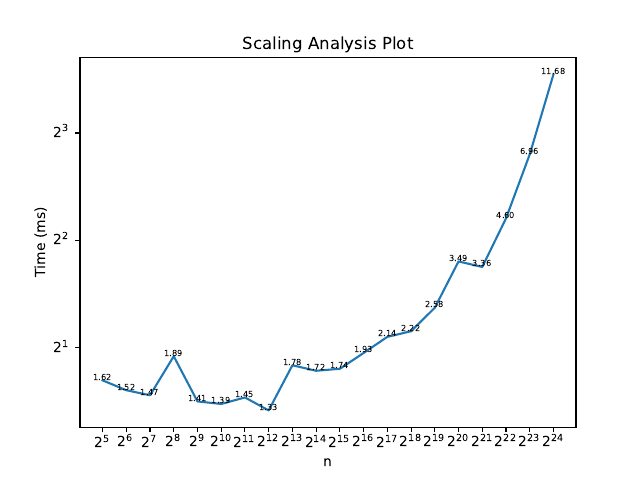

Write the Python code that produced this figure.
import matplotlib.pyplot as plt
from matplotlib.backends.backend_pdf import PdfPages

xticks = [2 ** x for x in range(5, 25)]


def read_times(filename):
    result = []
    with open(filename) as f:
        for _ in xticks:
            f.readline()  # Title line
            f.readline()  # Result line
            f.readline()  # Result line
            result.append(float(f.readline()))
            f.readline()  # Empty line
    return result


with PdfPages("task2.pdf") as pdf:
    time = read_times(f"task2.out")
    plt.plot(xticks, time, "-")
    for x, y in zip(xticks, time):
        plt.text(
            x, y, f"{y:.2f}",
            horizontalalignment='center',
            fontsize=6,
        )

    plt.xlabel("n")
    plt.ylabel("Time (ms)")
    plt.xscale('log', basex=2)
    plt.yscale('log', basey=2)
    plt.title("Scaling Analysis Plot")
    plt.xticks(xticks)

    pdf.savefig()
